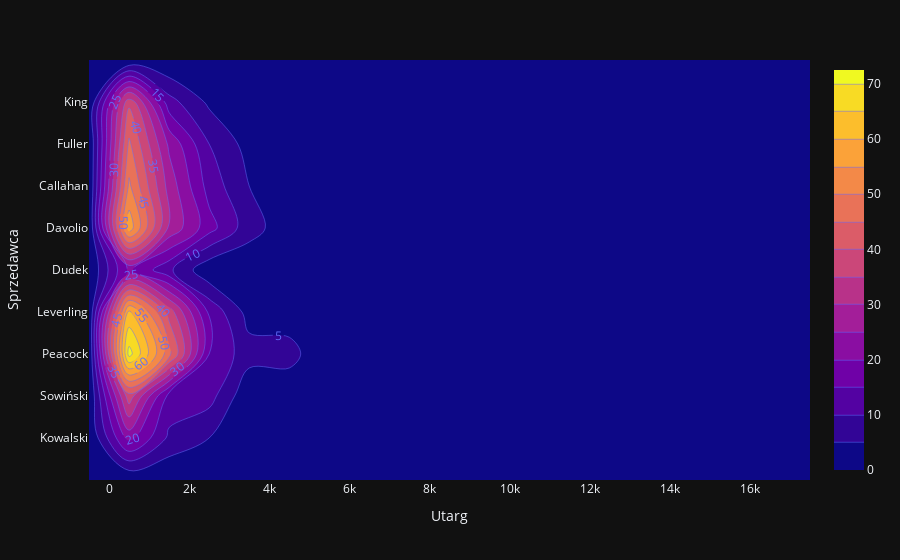

The notebook cell this image was saved under:
### Markdown cell above
### Bazując na przykładzie w podrozdziale 1.3, stwórz wykres konturowanej mapy ciepła z podrozdziału https://plotly.com/python/2d-histogram-contour/ z dokumentacji biblioteki plotly.

### Code cell
fig = px.density_contour(df_zamowienia, x='Utarg', y='Sprzedawca')
fig.update_traces(contours_coloring='fill', contours_showlabels = True)
fig.show()

### Figure 1 — Plotly figure (JSON) as saved in the notebook; plotly's stock layout.template omitted (floating-point values rounded to 4 significant figures; data arrays with more than 128 entries replaced by an {"elided": "..."} marker saying what was removed)
{"data": [{"contours": {"coloring": "fill", "showlabels": true}, "hovertemplate": "Utarg=%{x}<br>Sprzedawca=%{y}<br>count=%{z}<extra></extra>", "legendgroup": "", "line": {"color": "#636efa"}, "name": "", "showlegend": false, "x": {"elided": "799 float values"}, "xaxis": "x", "xbingroup": "x", "y": {"elided": "799 str values"}, "yaxis": "y", "ybingroup": "y", "type": "histogram2dcontour"}], "layout": {"xaxis": {"anchor": "y", "domain": [0.0, 1.0], "title": {"text": "Utarg"}}, "yaxis": {"anchor": "x", "domain": [0.0, 1.0], "title": {"text": "Sprzedawca"}}, "legend": {"tracegroupgap": 0}, "margin": {"t": 60}}}
